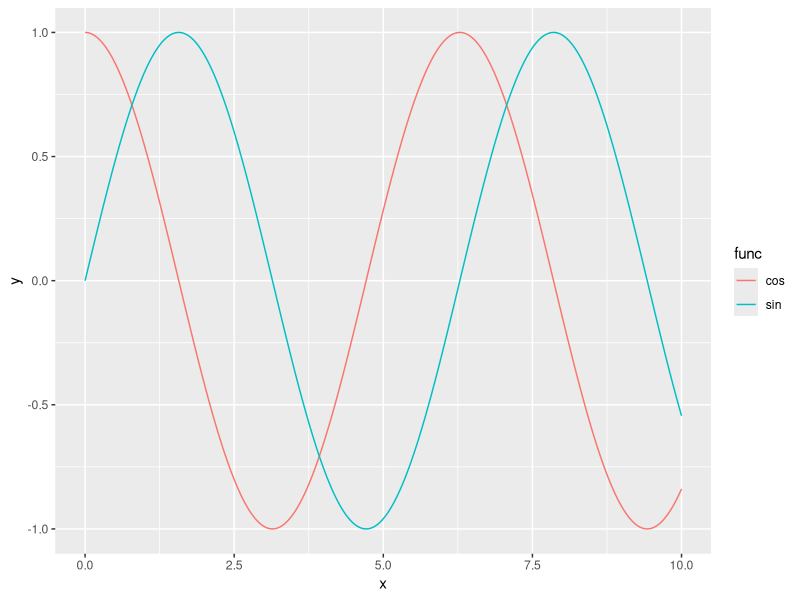
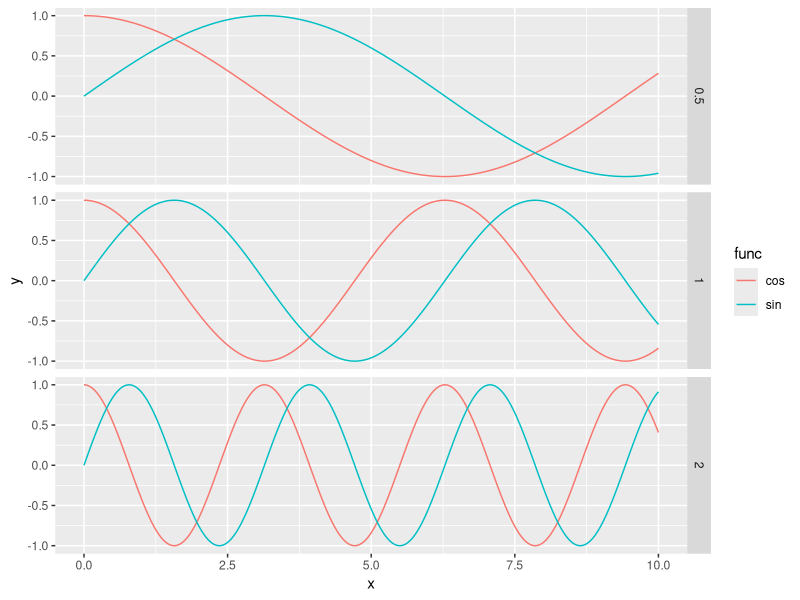

Generate these figures, in order, with R:
## ---- chunk 1
library(tidyverse)
x = seq(0, 10, by=0.01)
names = c("sin", "cos")
funcs = c(sin, cos)
freqs = c(1, 1)
df_gen <- \(name, fx, fr) data.frame(x = x,
                           y = fx(fr * x),
                           freq = fr,
                           func = name)
db <- pmap(list(names, funcs, freqs), df_gen) |> reduce(bind_rows)
ggplot(db) + aes(x=x, y=y, col=func) + geom_line()
## ---- chunk 2
x = seq(0, 10, by=0.01)
names = c("sin", "cos") |> rep(3)
funcs = c(sin, cos) |> rep(3)
freqs = c(.5, 1, 2) |> rep(2)
db <- pmap(list(names, funcs, freqs), df_gen) |> reduce(bind_rows)
ggplot(db) + aes(x=x, y=y, col=func) + geom_line() + facet_grid(freq~.)
